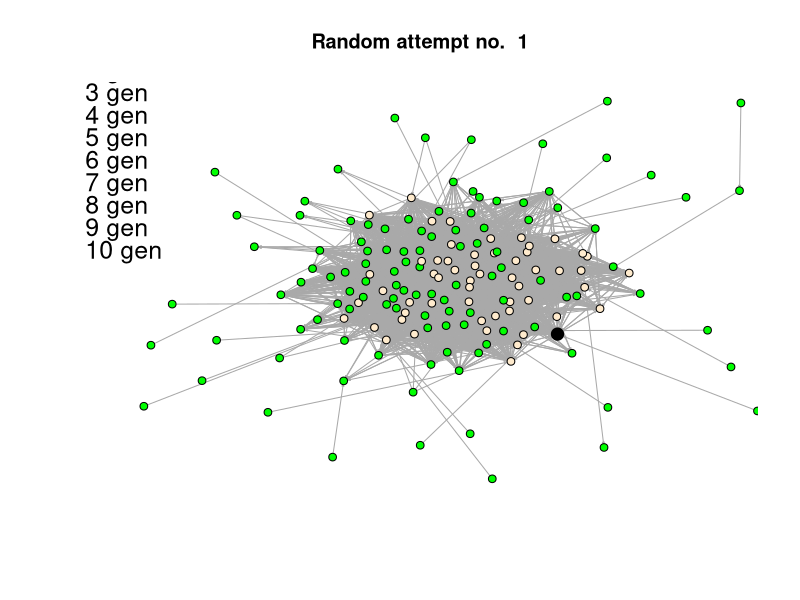
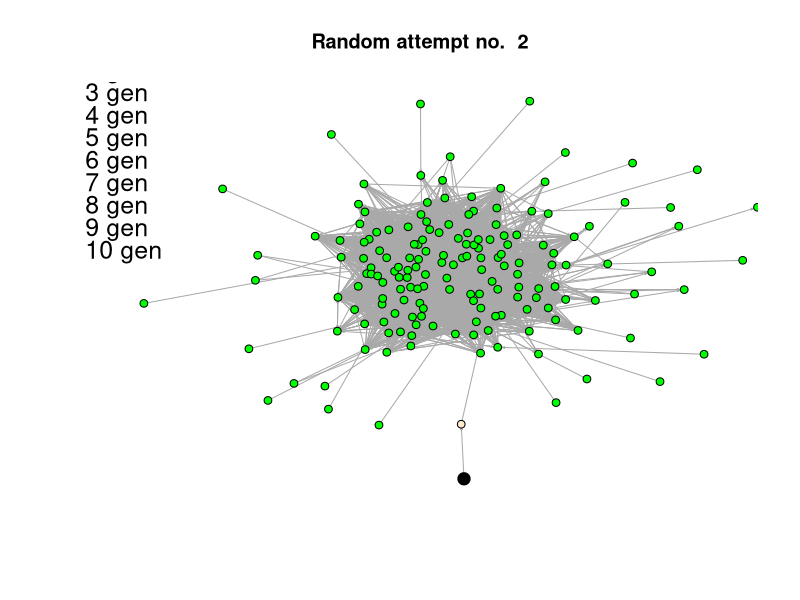
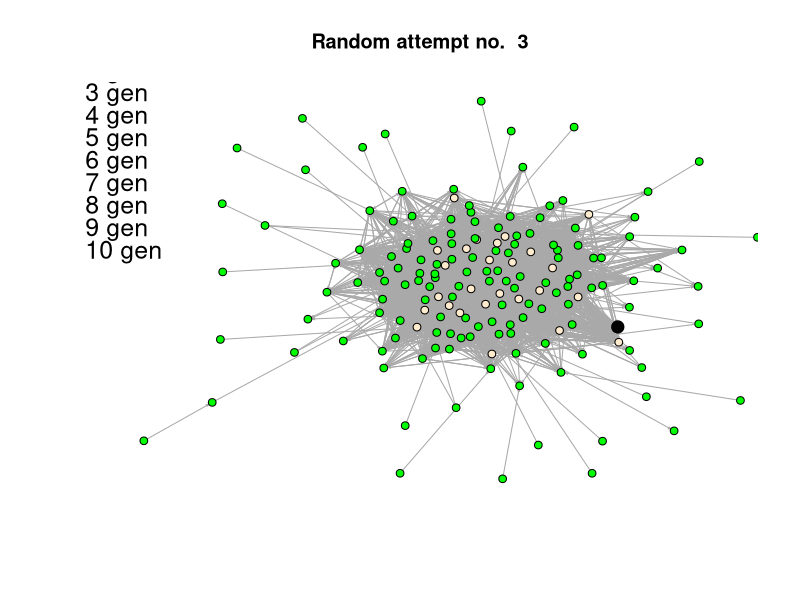
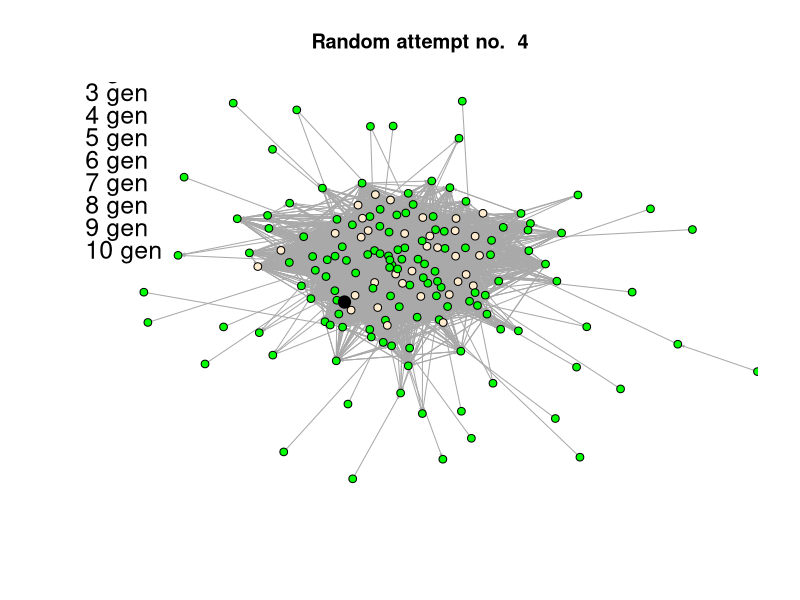
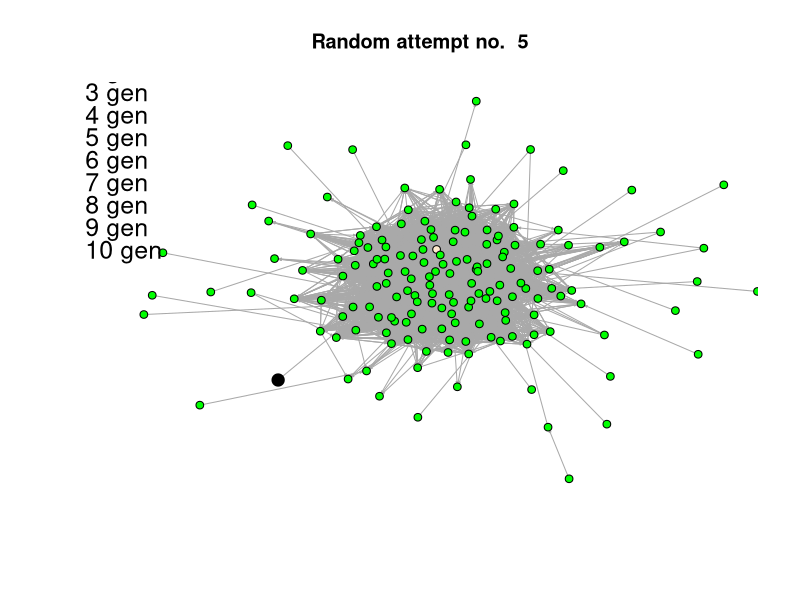

Here is the R script that generated these plots, in order:
library(igraph)

# prepare network data
raw_graph_data = read.csv(file="social_network_graph_data.csv", header=FALSE, sep=" ")

graph_data <- raw_graph_data[3:nrow(raw_graph_data), 1:2]
str(graph_data)

raw_graph <- graph_from_data_frame(graph_data, directed=TRUE)
graph <- simplify(raw_graph)

# check if graph has 167 vertices & 5783 edges
print(vcount(graph))
print(ecount(graph))

# CONDUCT DISTRIBUTION SIMULATION

random_attempts_count <- 5
iterations_within_attempt <- 10
legend_descriptions <- lapply(c(1:iterations_within_attempt), paste0, " gen")
plot_file_names <- lapply(c(1:random_attempts_count), paste0, "attempt.jpg")
plot_colors <- c("black", "blanchedalmond", "blue", "blueviolet", "cyan", "darkgoldenrod1", "darkolivegreen1", "firebrick1", "deeppink", "lightskyblue")

for(attempt in 1:random_attempts_count) {
  print(paste(as.character(attempt), "attempt"))
  
  # mark all nodes as non-infected
  for(vertex_index in V(graph)) {
    V(graph)[vertex_index]$infected = F
    V(graph)[vertex_index]$color = "green"
  }
  
  # set a random node to be infected
  random_index <- sample(1:vcount(graph), 1)
  print(random_index)
  V(graph)[random_index]$infected <- T
  V(graph)[random_index]$color <- plot_colors[1]
  
  # create 0-init vertex size matrix where the source-of-infection node is 1
  size_matrix = matrix(0, nrow = vcount(graph), ncol = 1)
  size_matrix[random_index, 1] <- 1
  
  # simulate 10 iterations
  for(index in 1:iterations_within_attempt) {
    
    #infect neighbors of sampled node
    for(neighbor in neighbors(graph, V(graph)[random_index])) {
      V(graph)[neighbor]$infected <- T
      V(graph)[neighbor]$color <- plot_colors[2]
    }
  } 
  
  # plot the graph after 10 propagation iterations & save it to file
  jpeg(as.character(plot_file_names[attempt]), width = 1280, height = 768)
  plot(graph, rescale = TRUE, ylim=c(-1,1), xlim=c(-1.1,0.9), edge.arrow.size = .15, asp = 0, 
       vertex.label=NA, vertex.size=2.5 + 1.5 * as.matrix(size_matrix), layout=layout.drl(graph), main = paste("Random attempt no. ", attempt))
  
  legend(-1.15, .75, y.intersp = .75, xjust = .5, yjust = .5, legend=as.vector(legend_descriptions), bty = "n", fill = plot_colors, cex=1.5)
  dev.off() 
}
